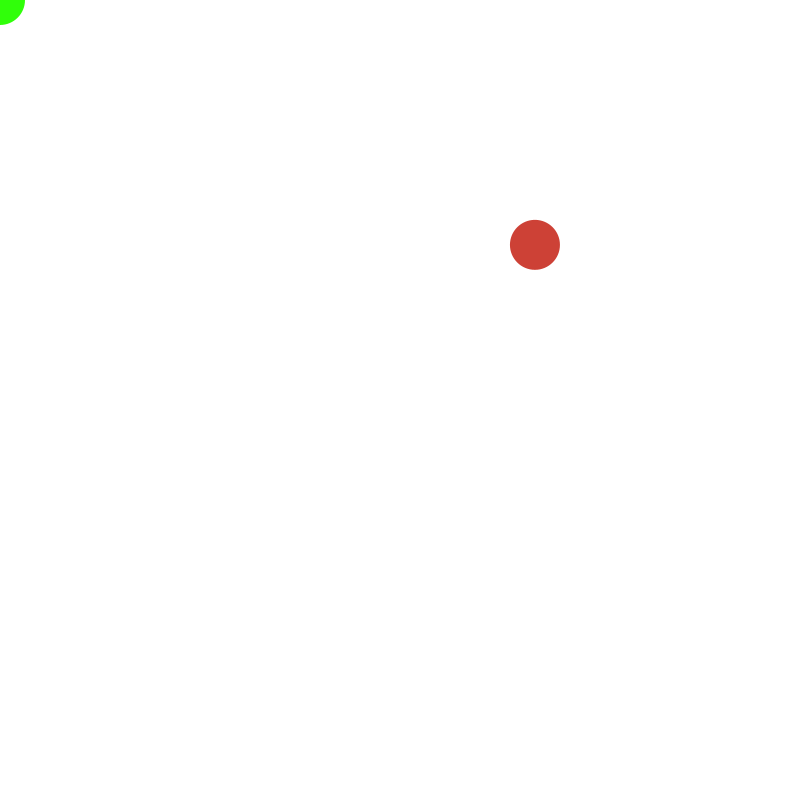
Frame 1 (no input)
Frame 60 (the mouse pressed at the canvas centre just before this capture): identical to frame 1, image omitted
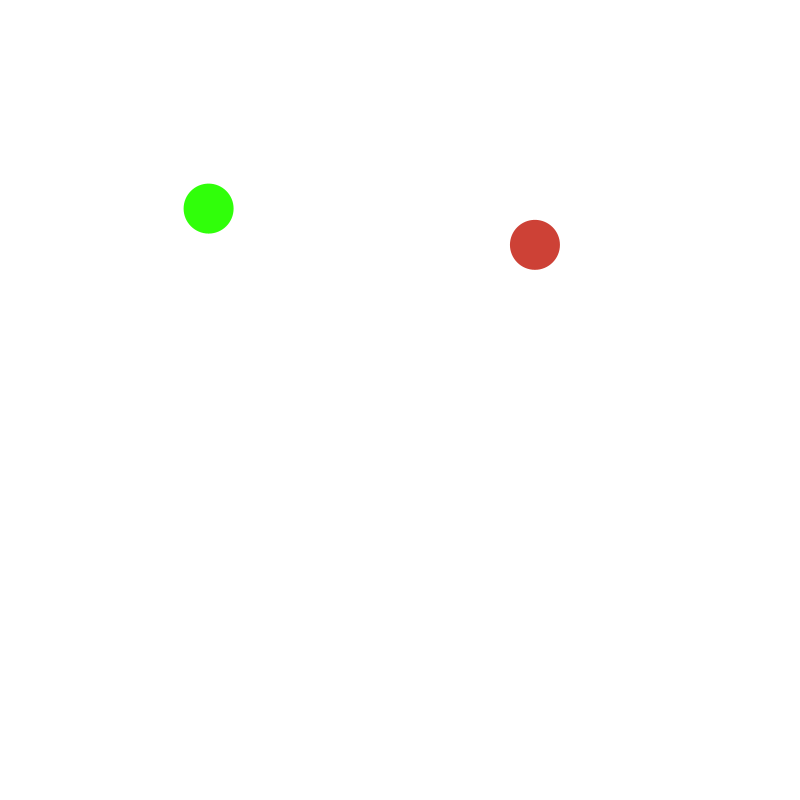
Frame 120 (the mouse held since frame 60 and released just before this capture)

The Processing sketch that drew these frames (run headless with seeded random() and noise(); from frame 60 on, the mouse is pressed at the canvas centre):

// Processing sketch: Wurmspiel
// ── Wurmspiel.pde
ArrayList<PVector> snake;
PVector target;
void setup() {
  size(800, 800);
  snake = new ArrayList<PVector>();

  snake.add(new PVector(0, 0));
  //println("anfang "+snake);
  frameRate(60);
  target = new PVector(random(50, width), random(50, height));
}


void draw() {

  background(255);
  boolean no = false;

  for (int i = snake.size()-1; i>=0; i--) {
    PVector v = snake.get(i);
    fill(48, map(i, 0, snake.size(), 255, 100), 10);
    noStroke();
    ellipse(v.x, v.y, 50, 50);
  }
  fill(205, 65, 54);
  ellipse(target.x, target.y, 50, 50);

  PVector last = snake.get(snake.size()-1);
  PVector dir = new PVector(mouseX-last.x, mouseY-last.y);
  dir.setMag(5);
  PVector toadd = new PVector(last.x+dir.x, last.y+dir.y);
  snake.add(toadd);

  if (dist(last.x, last.y, target.x, target.y)<50) {
    no = true;
    setnewtarget();
  }
  if (!no) {
    snake.remove(0);
  }
  //println("nach addr "+snake);
  //println(snake.size());
}


void setnewtarget() {
  target.x = random(50, width);
  target.y = random(50, height);

  for (PVector v : snake) {
    if (dist(v.x, v.y, target.x, target.y)<25) {
      setnewtarget();
    }
  }
}


void keyPressed() {
  if (key == ' ') {
    snake.add(new PVector(snake.get(snake.size()-1).x, snake.get(snake.size()-1).y));
    println(snake.size());
  }
  
}
